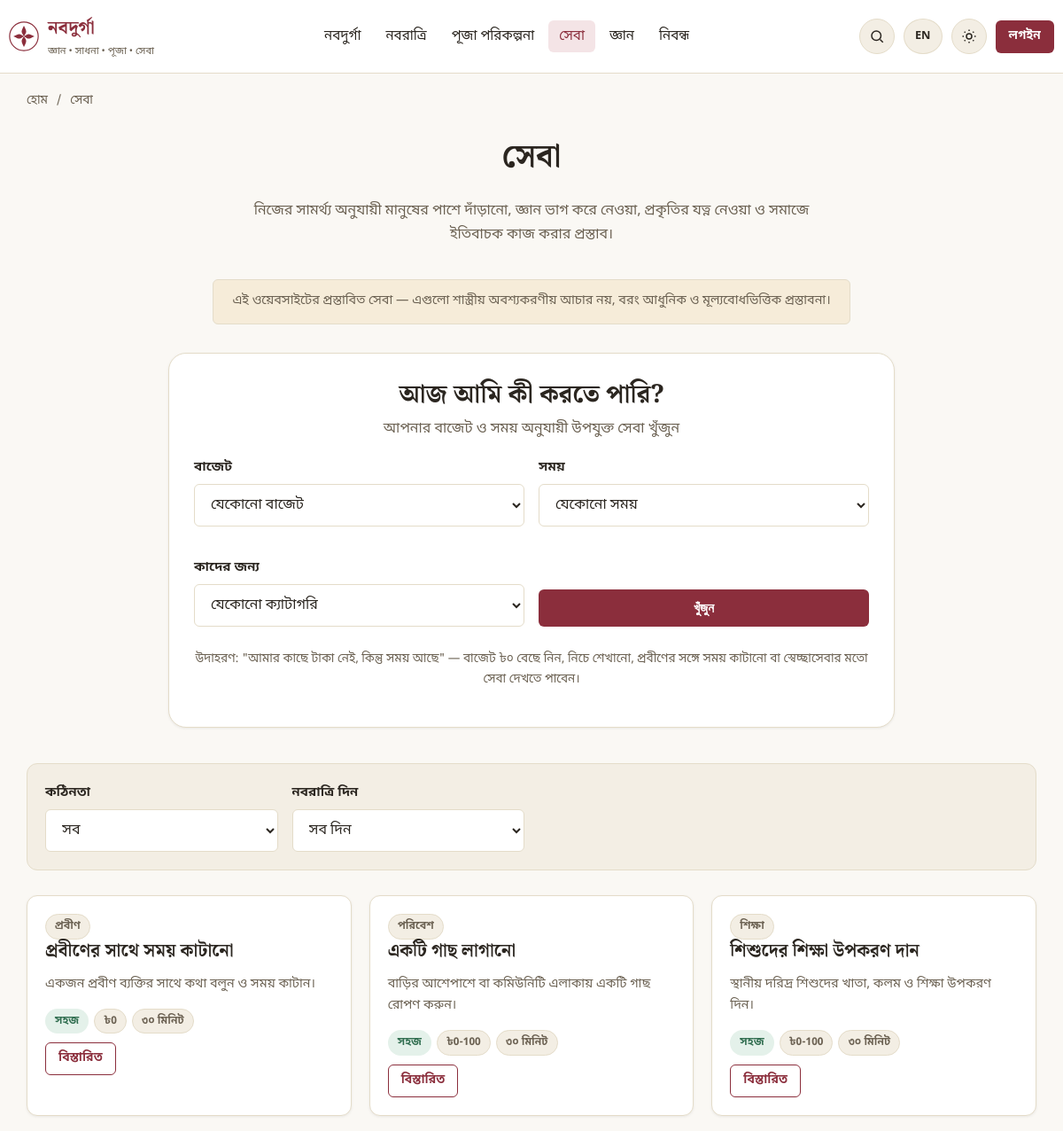
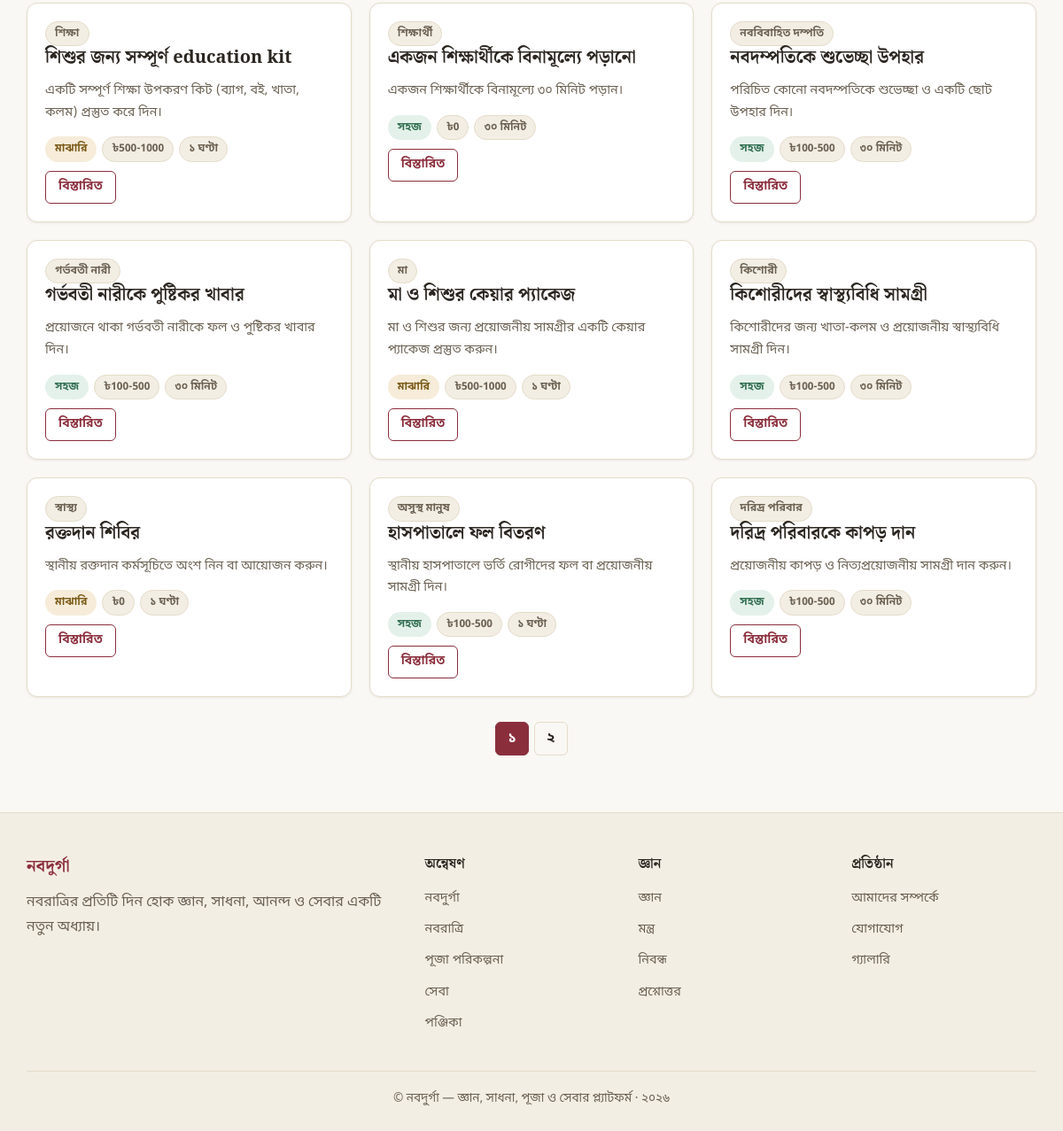
The app's page /seva with its own data (2 pictures, top to bottom).
### tables this page shows
CREATE TABLE IF NOT EXISTS sevas (
    id INT UNSIGNED AUTO_INCREMENT PRIMARY KEY,
    title_bn VARCHAR(255) NOT NULL,
    title_en VARCHAR(255) NULL,
    slug VARCHAR(255) NOT NULL UNIQUE,
    category VARCHAR(100) NOT NULL,
    description TEXT NULL,
    beneficiary VARCHAR(150) NULL,
    difficulty ENUM('সহজ','মাঝারি','কঠিন') NOT NULL DEFAULT 'সহজ',
    estimated_cost VARCHAR(100) NULL COMMENT 'display text e.g. ৳0-100',
    estimated_cost_min INT UNSIGNED NULL,
    estimated_cost_max INT UNSIGNED NULL,
    time_required VARCHAR(100) NULL COMMENT 'display text e.g. 30 minutes',
    time_required_minutes INT UNSIGNED NULL COMMENT 'for filtering; large sentinel used for long-term',
    materials TEXT NULL,
    how_to TEXT NULL,
    safety_note TEXT NULL,
    navadurga_day TINYINT UNSIGNED NULL,
    impact_level VARCHAR(100) NULL,
    status ENUM('active','inactive') NOT NULL DEFAULT 'active',
    created_at DATETIME NOT NULL DEFAULT CURRENT_TIMESTAMP,
    updated_at DATETIME NOT NULL DEFAULT CURRENT_TIMESTAMP ON UPDATE CURRENT_TIMESTAMP,
    INDEX idx_sevas_slug (slug),
    INDEX idx_sevas_category (category),
    INDEX idx_sevas_day (navadurga_day)
);

### app/core/Controller.php (called while the page is built, shortened)
<?php
class Controller
{
    protected function view(string $view, array $data = [], ?string $layout = null): void
    {
        $viewFile = dirname(__DIR__) . '/views/' . $view . '.php';
        extract($data, EXTR_SKIP);
        require $viewFile;
    }
}

### app/controllers/SevaController.php (called while the page is built, shortened)
<?php
class SevaController extends Controller
{
    public function index(Request $request): void
    {
        $repo = new SevaRepository();
        $page = max(1, (int) $request->query('page', 1));
        $filters = [
            'category' => $request->query('category') ?: null,
            'difficulty' => $request->query('difficulty') ?: null,
            'budget' => $request->query('budget') ?: null,
            'time' => $request->query('time') ?: null,
            'day' => $request->query('day') ?: null,
        ];
        $result = $repo->filter($filters, $page, 12);
        $this->view('pages/seva/index', [
            'title' => 'সেবা',
            'metaDescription' => 'সময়, বাজেট ও আগ্রহ অনুযায়ী নবরাত্রিতে করার মতো সেবা ও সামাজিক কাজের প্রস্তাব।',
            'breadcrumbs' => [['label' => 'সেবা']],
            'sevas' => $result['data'],
            'pagination' => $result,
            'categories' => $repo->categories(),
            'filters' => $filters,
        ]);
    }
}

### public/index.php (called while the page is built, shortened)
<?php
$router = new \App\Core\Router();
$router->setBasePath(\App\Core\Env::get('APP_BASE_PATH', ''));
$request = new \App\Core\Request();
$router->dispatch($request);

### app/core/Env.php (called while the page is built, shortened)
<?php
class Env
{
    public static function get(string $key, $default = null)
    {
        $value = $_ENV[$key] ?? getenv($key);
        return match (strtolower((string) $value)) {
            'true', '(true)' => true,
            'false', '(false)' => false,
            'null', '(null)' => null,
            'empty', '(empty)' => '',
            default => $value,
        };
    }
}

### app/helpers/functions.php (called while the page is built, shortened)
<?php
if (!function_exists('base_path')) {
    function base_path(): string
    {
        return rtrim(Env::get('APP_BASE_PATH', ''), '/');
    }
}
if (!function_exists('url')) {
    function url(string $path = ''): string
    {
        return base_path() . '/' . ltrim($path, '/');
    }
}
if (!function_exists('e')) {
    function e(?string $value): string
    {
        return htmlspecialchars($value ?? '', ENT_QUOTES, 'UTF-8');
    }
}
if (!function_exists('bn_digits')) {
    function bn_digits($number): string
    {
        $western = ['0','1','2','3','4','5','6','7','8','9'];
        $bengali = ['০','১','২','৩','৪','৫','৬','৭','৮','৯'];
        return str_replace($western, $bengali, (string) $number);
    }
}
if (!function_exists('truncate')) {
    function truncate(?string $text, int $length = 150): string
    {
        $text = trim(strip_tags($text ?? ''));
        if (mb_strlen($text) <= $length) {
            return $text;
        }
        return mb_substr($text, 0, $length) . '…';
    }
}

### app/core/Repository.php (called while the page is built, shortened)
<?php
abstract class Repository
{
    protected PDO $db;
    public function __construct()
    {
        $this->db = Database::connection();
    }
    public function query(string $sql, array $params = []): array
    {
        $stmt = $this->db->prepare($sql);
        $stmt->execute($params);
        return $stmt->fetchAll();
    }
}

### app/core/Autoloader.php (called while the page is built, shortened)
<?php
class Autoloader
{
    protected static array $map = [
        'App\\Core\\' => 'core/',
        'App\\Controllers\\Admin\\' => 'controllers/admin/',
        'App\\Controllers\\' => 'controllers/',
        'App\\Models\\' => 'models/',
        'App\\Repositories\\' => 'repositories/',
        'App\\Services\\' => 'services/',
        'App\\Middleware\\' => 'middleware/',
        'App\\Validators\\' => 'validators/',
        'App\\Helpers\\' => 'helpers/',
    ];
    public static function register(string $appPath): void
    {
        spl_autoload_register(function (string $class) use ($appPath) {
            foreach (self::$map as $prefix => $dir) {
                if (str_starts_with($class, $prefix)) {
                    $relative = substr($class, strlen($prefix));
                    $relative = str_replace('\\', '/', $relative);
                    $file = rtrim($appPath, '/\\') . '/' . $dir . $relative . '.php';
                    if (is_file($file)) {
                        return;
                    }
                }
            }
        });
    }
}

### app/core/Database.php (called while the page is built, shortened)
<?php
class Database
{
    protected static ?PDO $instance = null;
    public static function connection(): PDO
    {
        if (self::$instance === null) {
            $host = Env::get('DB_HOST', '127.0.0.1');
            $port = Env::get('DB_PORT', '3306');
            $name = Env::get('DB_DATABASE', 'navadurga_db');
            $user = Env::get('DB_USERNAME', 'root');
            $pass = Env::get('DB_PASSWORD', '');
            $charset = Env::get('DB_CHARSET', 'utf8mb4');
            $dsn = "mysql:host={$host};port={$port};dbname={$name};charset={$charset}";
            try {
                self::$instance = new PDO($dsn, $user, $pass, [
                    PDO::ATTR_ERRMODE => PDO::ERRMODE_EXCEPTION,
                    PDO::ATTR_DEFAULT_FETCH_MODE => PDO::FETCH_ASSOC,
                    PDO::ATTR_EMULATE_PREPARES => true,
                ]);
            } catch (PDOException $e) {
                if (Env::get('APP_DEBUG', false)) {
                    throw $e;
                }
                http_response_code(500);
                require dirname(__DIR__) . '/views/errors/500.php';
                exit;
            }
        }
        return self::$instance;
    }
}

### app/repositories/SevaRepository.php (called while the page is built, shortened)
<?php
class SevaRepository extends Repository
{
    public function filter(array $filters, int $page = 1, int $perPage = 12): array
    {
        $clauses = ["status = 'active'"];
        $params = [];
        $where = 'WHERE ' . implode(' AND ', $clauses);
        $total = (int) $this->query("SELECT COUNT(*) AS c FROM sevas {$where}", $params)[0]['c'];
        $offset = ($page - 1) * $perPage;
        $rows = $this->query(
            "SELECT * FROM sevas {$where} ORDER BY navadurga_day ASC, title_bn ASC LIMIT {$perPage} OFFSET {$offset}",
            $params
        );
        return [
            'data' => $rows,
            'total' => $total,
            'page' => $page,
            'last_page' => max(1, (int) ceil($total / $perPage)),
        ];
    }
}

### app/views/pages/seva/index.php (the view, shortened to what this page needs)
<h1 class="text-center">সেবা</h1>
<p class="section-subtitle">নিজের সামর্থ্য অনুযায়ী মানুষের পাশে দাঁড়ানো, জ্ঞান ভাগ করে নেওয়া, প্রকৃতির যত্ন নেওয়া ও সমাজে ইতিবাচক কাজ করার প্রস্তাব।</p>
<p class="disclaimer-note text-center" style="max-width:720px;margin:0 auto 32px;">এই ওয়েবসাইটের প্রস্তাবিত সেবা — এগুলো শাস্ত্রীয় অবশ্যকরণীয় আচার নয়, বরং আধুনিক ও মূল্যবোধভিত্তিক প্রস্তাবনা।</p>
<div class="today-widget" style="max-width:820px;margin:0 auto 40px;">
    <h2 class="text-center" style="margin-bottom:6px;">আজ আমি কী করতে পারি?</h2>
    <p class="text-muted text-center">আপনার বাজেট ও সময় অনুযায়ী উপযুক্ত সেবা খুঁজুন</p>
    <form method="GET" action="<?= url('/seva') ?>">
        <div class="form-row">
            <div class="form-group">
                <label>বাজেট</label>
                <select name="budget" class="form-control">
                    <option value="">যেকোনো বাজেট</option>
                </select>
            </div>
            <div class="form-group">
                <label>সময়</label>
                <select name="time" class="form-control">
                    <option value="">যেকোনো সময়</option>
                </select>
            </div>
            <div class="form-group">
                <label>কাদের জন্য</label>
                <select name="category" class="form-control">
                    <option value="">যেকোনো ক্যাটাগরি</option>
                </select>
            </div>
            <div class="form-group" style="display:flex;align-items:flex-end;">
                <button type="submit" class="btn btn-primary w-full">খুঁজুন</button>
            </div>
        </div>
    </form>
    <p class="text-muted text-center" style="font-size:0.85rem;margin-top:8px;">উদাহরণ: "আমার কাছে টাকা নেই, কিন্তু সময় আছে" — বাজেট ৳০ বেছে নিন, নিচে শেখানো, প্রবীণের সঙ্গে সময় কাটানো বা স্বেচ্ছাসেবার মতো সেবা দেখতে পাবেন।</p>
</div>
<form method="GET" action="<?= url('/seva') ?>" class="filter-panel">
    <div class="form-row">
        <div class="form-group mb-0">
            <label>কঠিনতা</label>
            <select name="difficulty" class="form-control" onchange="this.form.submit()">
                <option value="">সব</option>
            </select>
        </div>
        <div class="form-group mb-0">
            <label>নবরাত্রি দিন</label>
            <select name="day" class="form-control" onchange="this.form.submit()">
                <option value="">সব দিন</option>
            </select>
        </div>
    </div>
</form>
<?php if (empty($sevas)): ?>
    <div class="empty-state"><div class="icon">🤝</div><p>এই ফিল্টারে কোনো সেবা পাওয়া যায়নি। ফিল্টার পরিবর্তন করে আবার চেষ্টা করুন।</p></div>
<?php else: ?>
<div class="grid grid-3">
    <?php foreach ($sevas as $s): ?>
        <div class="card seva-card"><div class="card-body">
            <span class="tag"><?= e($s['category']) ?></span>
            <h3><?= e($s['title_bn']) ?></h3>
            <p class="text-muted" style="font-size:0.9rem;"><?= e(truncate($s['description'], 90)) ?></p>
            <div class="meta">
                <span class="tag tag-difficulty-<?= $s['difficulty'] === 'সহজ' ? 'easy' : ($s['difficulty'] === 'মাঝারি' ? 'medium' : 'hard') ?>"><?= e($s['difficulty']) ?></span>
                <?php if ($s['estimated_cost']): ?><span class="tag"><?= e($s['estimated_cost']) ?></span><?php endif; ?>
                <?php if ($s['time_required']): ?><span class="tag"><?= e($s['time_required']) ?></span><?php endif; ?>
            </div>
            <a href="<?= url('/seva/' . $s['slug']) ?>" class="btn btn-outline btn-sm" style="margin-top:auto;">বিস্তারিত</a>
        </div></div>
    <?php endforeach; ?>
</div>
<?php if ($pagination['last_page'] > 1): ?>
<div class="pagination">
    <?php
    $qs = $filters;
    for ($p = 1; $p <= $pagination['last_page']; $p++):
        $qs['page'] = $p;
        $query = http_build_query(array_filter($qs, fn($v) => $v !== null && $v !== ''));
    ?>
        <a href="<?= url('/seva?' . $query) ?>" class="<?= $p === $pagination['page'] ? 'current' : '' ?>"><?= bn_digits($p) ?></a>
    <?php endfor; ?>
</div>
<?php endif; ?>
<?php endif; ?>

### app/core/Router.php (shortened to what this page needs)
<?php
class Router
{
    protected array $routes = [];
    protected string $basePath = '';
    public function setBasePath(string $path): void
    {
        $this->basePath = rtrim($path, '/');
    }
    protected function add(string $method, string $uri, $handler, array $middleware): void
    {
        $this->routes[] = [
            'method' => $method,
            'uri' => '/' . trim($uri, '/'),
            'handler' => $handler,
            'middleware' => $middleware,
        ];
    }
    public function dispatch(Request $request): void
    {
        $uri = $request->uriPath($this->basePath);
        foreach ($this->routes as $route) {
            $pattern = $this->compile($route['uri']);
            if (preg_match($pattern, $uri, $matches)) {
                $params = array_filter($matches, 'is_string', ARRAY_FILTER_USE_KEY);
                $this->call($route['handler'], $request, $params);
                return;
            }
        }
    }
    protected function compile(string $uri): string
    {
        $pattern = preg_replace('#\{([a-zA-Z_][a-zA-Z0-9_]*)\}#', '(?P<$1>[^/]+)', $uri);
        return '#^' . $pattern . '$#u';
    }
    protected function call($handler, Request $request, array $params): void
    {
        [$class, $method] = $handler;
        $controller = new $class();
        call_user_func_array([$controller, $method], array_merge([$request], array_values($params)));
    }
}

### records on screen
sevas: category "প্রবীণ", title_bn "প্রবীণের সাথে সময় কাটানো", description "একজন প্রবীণ ব্যক্তির সাথে কথা বলুন ও সময় কাটান।", difficulty "সহজ", estimated_cost "৳0", time_required "৩০ মিনিট"
sevas: category "পরিবেশ", title_bn "একটি গাছ লাগানো", description "বাড়ির আশেপাশে বা কমিউনিটি এলাকায় একটি গাছ রোপণ করুন।", difficulty "সহজ", estimated_cost "৳0-100", time_required "৩০ মিনিট"
sevas: category "শিক্ষা", title_bn "শিশুদের শিক্ষা উপকরণ দান", description "স্থানীয় দরিদ্র শিশুদের খাতা, কলম ও শিক্ষা উপকরণ দিন।", difficulty "সহজ", estimated_cost "৳0-100", time_required "৩০ মিনিট"
sevas: category "শিক্ষা", title_bn "শিশুর জন্য সম্পূর্ণ education kit", description "একটি সম্পূর্ণ শিক্ষা উপকরণ কিট (ব্যাগ, বই, খাতা, কলম) প্রস্তুত করে দিন।", difficulty "মাঝারি", estimated_cost "৳500-1000", time_required "১ ঘণ্টা"
sevas: category "শিক্ষার্থী", title_bn "একজন শিক্ষার্থীকে বিনামূল্যে পড়ানো", description "একজন শিক্ষার্থীকে বিনামূল্যে ৩০ মিনিট পড়ান।", difficulty "সহজ", estimated_cost "৳0", time_required "৩০ মিনিট"
sevas: category "নববিবাহিত দম্পতি", title_bn "নবদম্পতিকে শুভেচ্ছা উপহার", description "পরিচিত কোনো নবদম্পতিকে শুভেচ্ছা ও একটি ছোট উপহার দিন।", difficulty "সহজ", estimated_cost "৳100-500", time_required "৩০ মিনিট"
sevas: category "গর্ভবতী নারী", title_bn "গর্ভবতী নারীকে পুষ্টিকর খাবার", description "প্রয়োজনে থাকা গর্ভবতী নারীকে ফল ও পুষ্টিকর খাবার দিন।", difficulty "সহজ", estimated_cost "৳100-500", time_required "৩০ মিনিট"
sevas: category "মা", title_bn "মা ও শিশুর কেয়ার প্যাকেজ", description "মা ও শিশুর জন্য প্রয়োজনীয় সামগ্রীর একটি কেয়ার প্যাকেজ প্রস্তুত করুন।", difficulty "মাঝারি", estimated_cost "৳500-1000", time_required "১ ঘণ্টা"
sevas: category "কিশোরী", title_bn "কিশোরীদের স্বাস্থ্যবিধি সামগ্রী", description "কিশোরীদের জন্য খাতা-কলম ও প্রয়োজনীয় স্বাস্থ্যবিধি সামগ্রী দিন।", difficulty "সহজ", estimated_cost "৳100-500", time_required "৩০ মিনিট"
sevas: category "স্বাস্থ্য", title_bn "রক্তদান শিবির", description "স্থানীয় রক্তদান কর্মসূচিতে অংশ নিন বা আয়োজন করুন।", difficulty "মাঝারি", estimated_cost "৳0", time_required "১ ঘণ্টা"
sevas: category "অসুস্থ মানুষ", title_bn "হাসপাতালে ফল বিতরণ", description "স্থানীয় হাসপাতালে ভর্তি রোগীদের ফল বা প্রয়োজনীয় সামগ্রী দিন।", difficulty "সহজ", estimated_cost "৳100-500", time_required "১ ঘণ্টা"
sevas: category "দরিদ্র পরিবার", title_bn "দরিদ্র পরিবারকে কাপড় দান", description "প্রয়োজনীয় কাপড় ও নিত্যপ্রয়োজনীয় সামগ্রী দান করুন।", difficulty "সহজ", estimated_cost "৳100-500", time_required "৩০ মিনিট"

### other values on screen
setting('site_name', 'নবদুর্গা') "নবদুর্গা"
setting('site_subtitle', 'জ্ঞান • সাধনা • পূজা • সেবা') "জ্ঞান • সাধনা • পূজা • সেবা"
t('nav.navadurga') "নবদুর্গা"
t('nav.navaratri') "নবরাত্রি"
t('nav.puja_planning') "পূজা পরিকল্পনা"
t('nav.seva') "সেবা"
t('nav.learning') "জ্ঞান"
t('nav.articles') "নিবন্ধ"
t('nav.login') "লগইন"
$crumb['label'] "সেবা"
bn_digits($p) "১"
bn_digits($p) "২"
t('footer.explore') "অন্বেষণ"
t('nav.calendar') "পঞ্জিকা"
t('footer.knowledge') "জ্ঞান"
